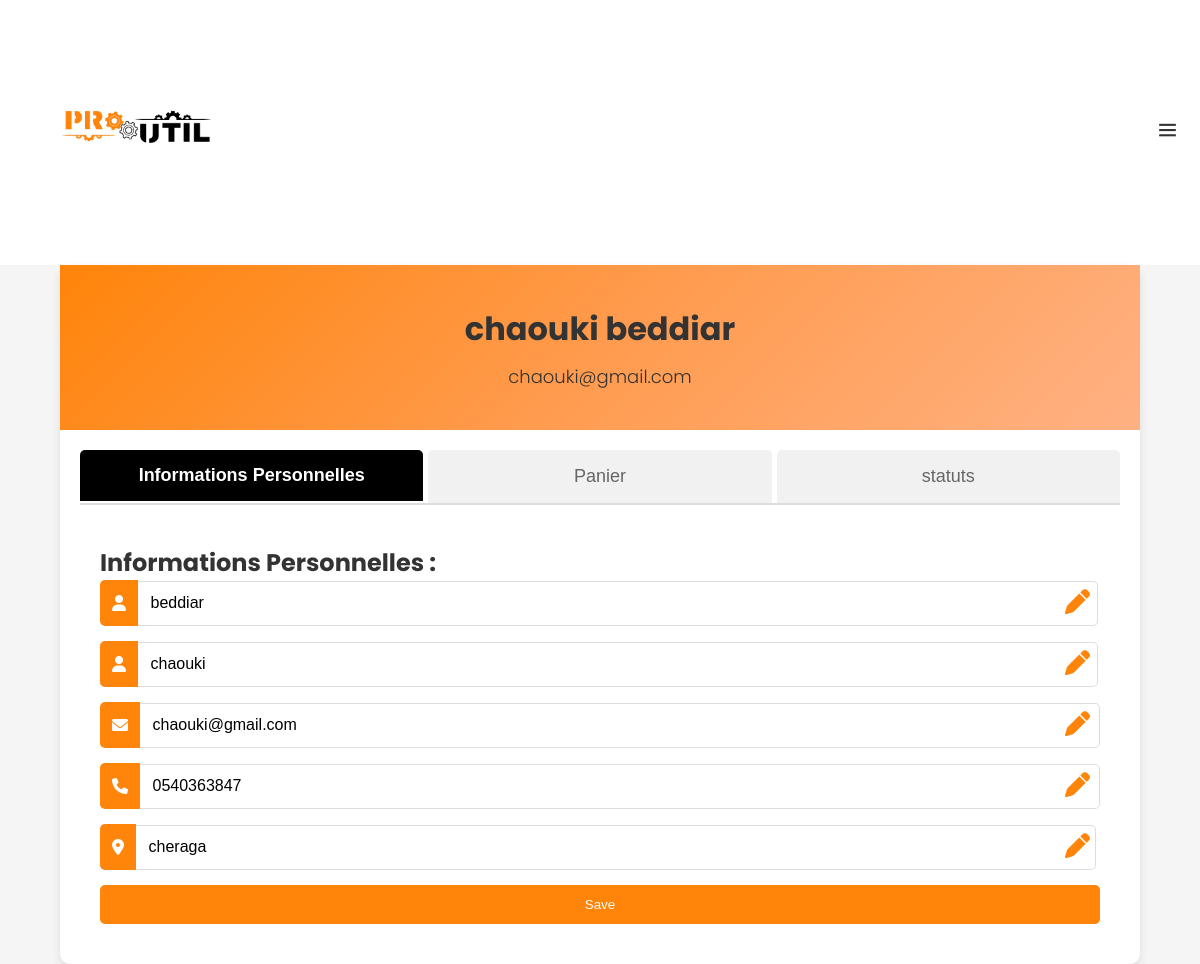
/user.php (signed in), run on the app's committed database.
### tables this page shows
CREATE TABLE IF NOT EXISTS `client` (
  `id_client` int NOT NULL AUTO_INCREMENT,
  `prenom` varchar(30) NOT NULL,
  `nom` varchar(30) NOT NULL,
  `email` varchar(50) NOT NULL,
  `mot_de_passe` varchar(255) NOT NULL,
  `role` enum('admin','user') DEFAULT 'user',
  `telephone` varchar(13) DEFAULT NULL,
  `adresse` varchar(50) DEFAULT NULL,
  `activation` tinyint(1) NOT NULL,
  PRIMARY KEY (`id_client`)
);

### user.php (the view, shortened to what this page needs)
<?php
$servername = "localhost";
$username = "root";
$password = "";
$dbname = "base";
$connection = new mysqli($servername, $username, $password, $dbname);
$user_id = $_SESSION['user-id'];
$sql = "SELECT `prenom`, `nom`, `email`, `telephone`, `adresse`, `role` FROM client WHERE `id_client` = ?";
$stmt = $connection->prepare($sql);
if ($stmt) {
    $stmt->bind_param("i", $user_id);
    $stmt->execute();
    $stmt->bind_result($firstName, $lastName, $email, $phoneNumber, $addressLine, $rankFromDb);
} else {
    echo "Error preparing statement: " . $connection->error;
}
?>
<!DOCTYPE html>
<html lang="en">
<head>
    <link rel="stylesheet" href="https://cdnjs.cloudflare.com/ajax/libs/font-awesome/6.0.0-beta3/css/all.min.css">
    <link href="https://unpkg.com/boxicons@2.0.7/css/boxicons.min.css" rel="stylesheet">
    <link rel="stylesheet" href="login.css">
    <link rel="stylesheet" href="user.css">
</head>
<body style="display: flex; flex-direction: column; min-height: 100vh;">
    <header>
        <div class="mobile-menu bg-second">
            <div class="logo">
                <img src="images/prooutil.gif" alt="LOGO">
            </div>
            <span class="mb-menu-toggle" id="mb-menu-toggle">
                <i class='bx bx-menu'></i>
            </span>
        </div>
    </header>
    <div class="profile-container">
        <div class="profile-header">
            <h1 class="user-name"><?php echo htmlspecialchars($firstName . " " . $lastName); ?></h1>
            <p class="user-email"><?php echo htmlspecialchars($email); ?></p>
        </div>
        <div class="profile-body">
            <div class="tabs">
                <button class="tablink active" onclick="openTab(event, 'PersonalInfo')">Informations
                    Personnelles</button>
                <button class="tablink" onclick="openTab(event, 'Wishlist')">Panier</button>
                <button class="tablink" onclick="openTab(event, 'statuts')">statuts</button>
            </div>
            <div id="PersonalInfo" class="tabcontent active">
                <h2>Informations Personnelles :</h2>
                <form class="contact-form" method="post" action="user_edit.php">
                    <div class="input-group">
                        <div class="input-container">
                            <div class="icon"><i class="fas fa-user"></i></div>
                            <input type="text" name="nom" value="<?php echo htmlspecialchars($lastName); ?>"
                                placeholder="Nom" required readonly>
                            <div class="edit-icon" onclick="toggleEdit('nom')"><i class="fa-solid fa-pen"></i></div>
                        </div>
                    </div>
                    <div class="input-group">
                        <div class="input-container">
                            <div class="icon"><i class="fas fa-user"></i></div>
                            <input type="text" name="prenom" value="<?php echo htmlspecialchars($firstName); ?>"
                                placeholder="Prénom" required readonly>
                            <div class="edit-icon" onclick="toggleEdit('prenom')"><i class="fa-solid fa-pen"></i></div>
                        </div>
                    </div>
                    <div class="input-group">
                        <div class="input-container">
                            <div class="icon"><i class="fas fa-envelope"></i></div>
                            <input type="email" name="email" value="<?php echo htmlspecialchars($email); ?>"
                                placeholder="Adresse e-mail" required readonly>
                            <div class="edit-icon" onclick="toggleEdit('email')"><i class="fa-solid fa-pen"></i></div>
                        </div>
                    </div>
                    <div class="input-group">
                        <div class="input-container">
                            <div class="icon"><i class="fas fa-phone"></i></div>
                            <input type="tel" name="telephone" value="<?php echo htmlspecialchars($phoneNumber); ?>"
                                placeholder="Numéro de téléphone" required pattern="[0-9]{10}" readonly>
                            <div class="edit-icon" onclick="toggleEdit('telephone')"><i class="fa-solid fa-pen"></i>
                            </div>
                        </div>
                    </div>
                    <div class="input-group">
                        <div class="input-container">
                            <div class="icon"><i class="fa-solid fa-location-dot"></i></div>
                            <input type="text" name="adresse" value="<?php echo htmlspecialchars($addressLine); ?>"
                                placeholder="adresse" required readonly>
                            <div class="edit-icon" onclick="toggleEdit('adresse')"><i class="fa-solid fa-pen"></i></div>
                        </div>
                    </div>
                    <input type="submit" name="save1" value="Save" class="submit-btn">
                </form>
            </div>
</body>
</html>

### login.css (style rules this page uses)
:root { --main-bg-color: #fff; --second-bg-color: #fff; --third-bg-color: #e3e3e3; --grey: #4b4b4b; --black: #000; --red: #c0392b; --top-header-size: 30px; --mid-header-size: 80px; --bottom-header-size: 45px; --btn-bg: #000; --btn-border-color: #000; --btn-color: #fff; }
* { padding: 0; margin: 0; box-sizing: border-box; -webkit-tap-highlight-color: transparent; }
body { font-family: "Poppins", sans-serif; overflow-x: hidden; position: relative; background-color: var(--main-bg-color); overflow-x: hidden; }
button { cursor: pointer; }
img { max-width: 100%; }
.bg-second { background-color: var(--second-bg-color); }
.mobile-menu { align-items: center; justify-content: space-between; padding: 10px 20px; display: none; }
.mb-menu-toggle { font-size: 25px; }
.user-name { margin-left: 20px; display: flex; align-items: stretch; flex-direction: column; justify-content: space-between; }
@media only screen and (max-width: 1280px) { .mobile-menu { display: flex; } }
@media only screen and (max-width: 1280px) { .logo { font-size: 30px; } }
.logo { font-weight: 700; width: 20%; }

### user.css (style rules this page uses)
html, body { margin: 0; padding: 0; width: 100%; height: 100%; font-family: "Poppins", sans-serif; background-color: #f5f5f5; color: #333; }
.profile-container { width: 90%; max-width: 1200px; margin: 0 auto; background-color: #fff; border-radius: 10px; box-shadow: 0 4px 10px rgba(0, 0, 0, 0.1); }
.profile-header { padding: 40px; background: linear-gradient(135deg, #ff840a, #ff9b4e, #ffb183); text-align: center; }
.profile-header .user-name { margin: 0; font-size: 32px; font-weight: 700; }
.profile-header .user-email { margin-top: 10px; font-size: 18px; font-weight: 300; }
.profile-body { padding: 20px; }
.tabs { display: flex; border-bottom: 2px solid #ddd; margin-bottom: 20px; overflow: hidden; justify-content: space-between; }
.tablink { flex: 1; padding: 15px 20px; cursor: pointer; background-color: #f1f1f1; border: none; outline: none; transition: background-color 0.3s ease, color 0.3s ease; font-size: 18px; text-align: center; color: #666; border-radius: 5px 5px 0 0; margin-right: 5px; }
.tablink:last-child { margin-right: 0; }
.tablink.active, .tablink:hover { background-color: #000000; color: white; font-weight: 600; border-bottom: 2px solid #fff; }
.tabcontent { display: none; padding: 20px; border-top: none; }
.tabcontent.active { display: block; }
.input-group { margin-bottom: 15px; width: 100%; }
.input-container { position: relative; display: flex; align-items: center; }
.input-container .icon { background: #ff840a; color: white; text-align: center; display: flex; justify-content: center; align-items: center; border-radius: 5px 0 0 5px; padding: 12px; height: 46px; }
.input-container input[type="text"], .input-container input[type="tel"], .input-container input[type="email"], .input-container textarea { width: calc(100% - 40px); font-size: 16px; padding: 12.5px; border: 1px solid #ddd; border-left: none; border-radius: 0 5px 5px 0; transition: border-color 0.3s, box-shadow 0.3s; outline: none; }
.submit-btn { background-color: #ff840a; color: white; border: none; cursor: pointer; padding: 12px 20px; border-radius: 5px; transition: background-color 0.3s ease; width: 100%; }
.edit-icon { position: absolute; right: 10px; cursor: pointer; }
.edit-icon i { color: #ff840a; font-size: 25px; }

### data on the page
client: prenom+nom "chaouki beddiar", email "chaouki@gmail.com", nom "beddiar", prenom "chaouki", telephone "0540363847", adresse "cheraga"
